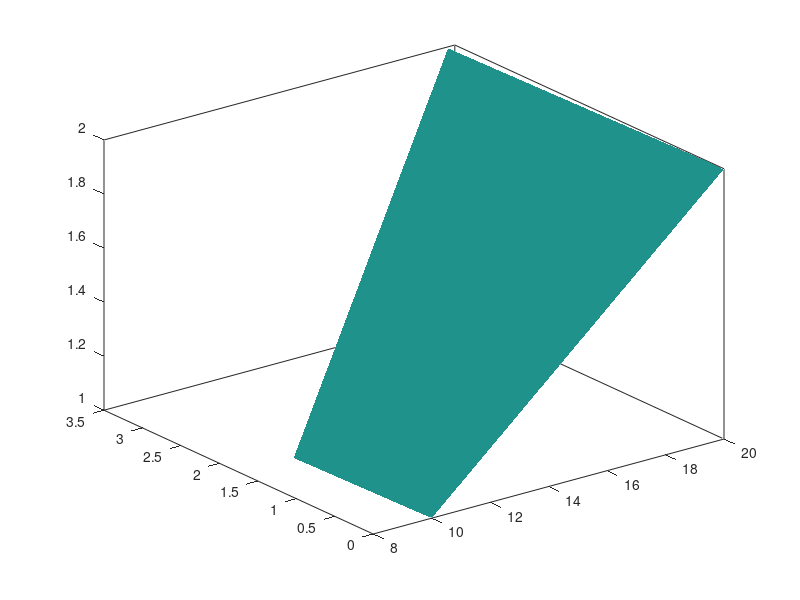

Write MATLAB code to recreate this figure. (Note: this script raises an error after producing the figure.)
clc;
close all;
clear;

theta = linspace(0, 360, 37);

C = linspace(0, 1, 4);

sensor_data_1 = ones(1, 37) * 1 * 10;
sensor_data_1(37) = sensor_data_1(1);   
X_1 = sensor_data_1 .* cos(theta * pi / 180);
Y_1 = sensor_data_1 .* sin(theta * pi / 180);
Z_1 = 1 * ones(1, 37);

sensor_data_2 = ones(1, 37) * 2 * 10;
sensor_data_2(37) = sensor_data_2(1);   
X_2 = sensor_data_2 .* cos(theta * pi / 180);
Y_2 = sensor_data_2 .* sin(theta * pi / 180);
Z_2 = 2 * ones(1, 37);

sensor_data_3 = ones(1, 37) * 2.5 * 10;
sensor_data_3(37) = sensor_data_3(1);   
X_3 = sensor_data_3 .* cos(theta * pi / 180);
Y_3 = sensor_data_3 .* sin(theta * pi / 180);
Z_3 = 3 * ones(1, 37);

for ii = 1 : 36
    X = [X_1(ii), X_1(ii + 1), X_2(ii+1), X_2(ii)];
    Y = [Y_1(ii), Y_1(ii + 1), Y_2(ii+1), Y_2(ii)];
    Z = [Z_1(ii), Z_1(ii + 1), Z_2(ii+1), Z_2(ii)];
    
    fill3(X, Y, Z, C, 'EdgeColor', 'none')
    alpha(0.5);
    hold on;
end

for ii = 1 : 36
    X = [X_2(ii), X_2(ii + 1), X_3(ii+1), X_3(ii)];
    Y = [Y_2(ii), Y_2(ii + 1), Y_3(ii+1), Y_3(ii)];
    Z = [Z_2(ii), Z_2(ii + 1), Z_3(ii+1), Z_3(ii)];
    
    fill3(X, Y, Z, C, 'EdgeColor', 'none')
    alpha(0.5);
    hold on;
end

    
xlabel('X'), ylabel('Y'), zlabel('Z');
hold off;
grid on;
view(45, 45);